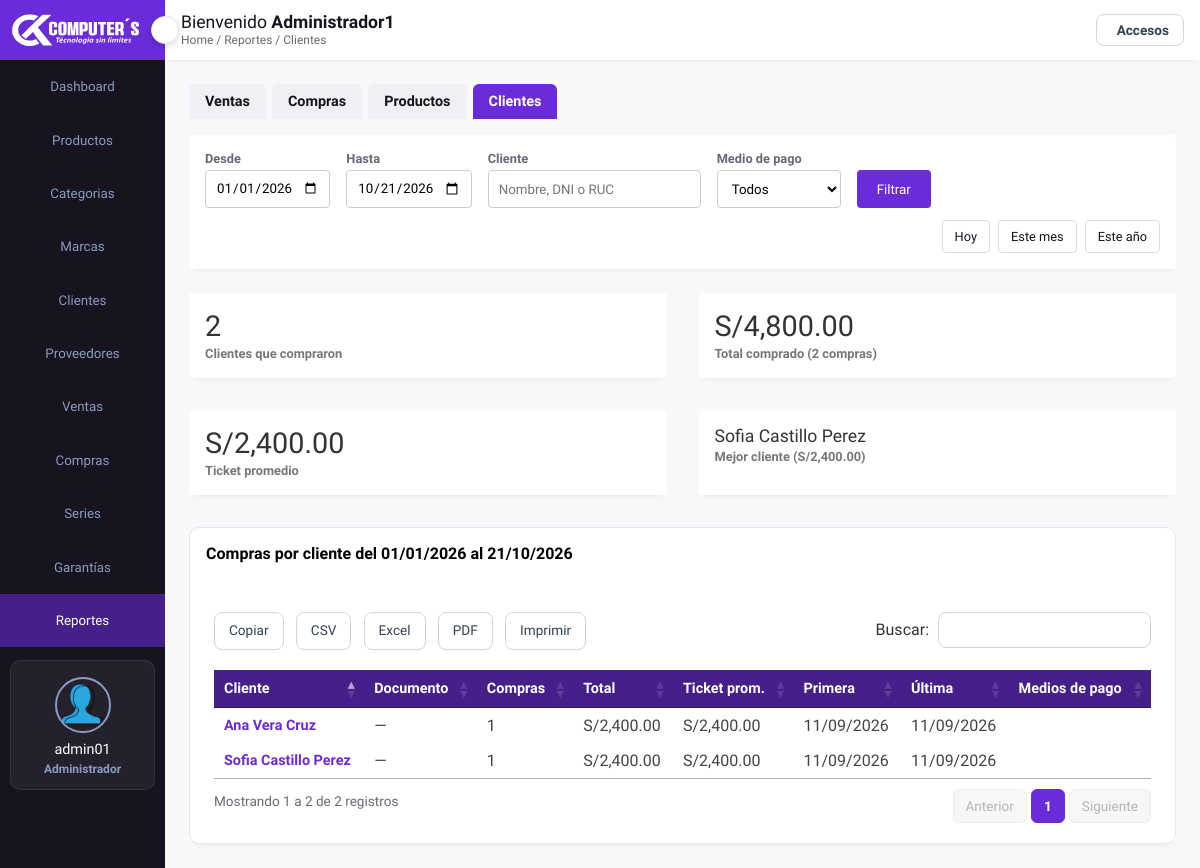
The app's page /frontend/reportes/clientes.php (signed in), older data.
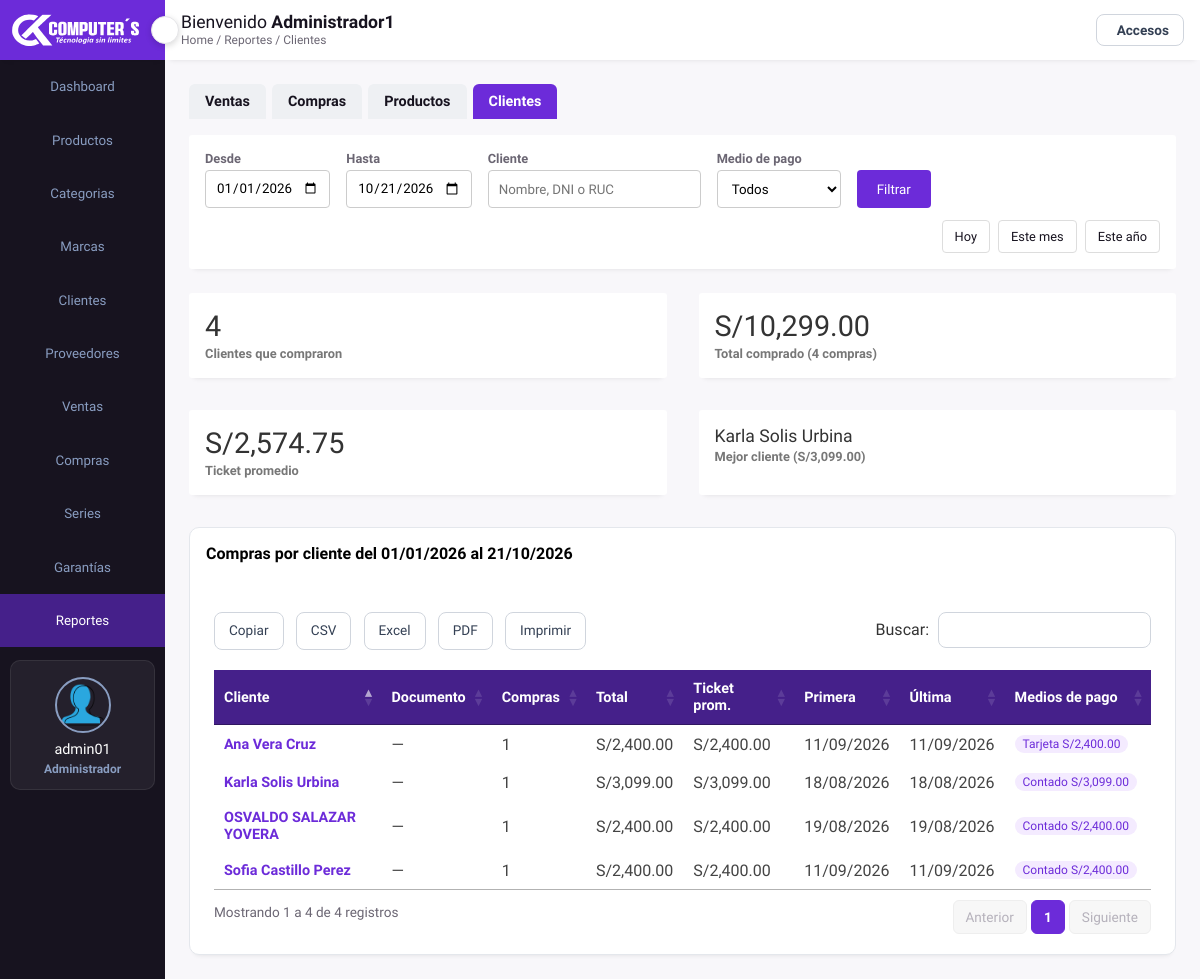
The same page, newer data.
### tables this page shows
CREATE TABLE `orders` (
  `idord` int(11) NOT NULL AUTO_INCREMENT,
  `user_id` int(11) NOT NULL,
  `idcli` int(11) DEFAULT NULL,
  `nomcl` text NOT NULL,
  `method` varchar(50) NOT NULL,
  `total_products` text NOT NULL,
  `total_price` decimal(10,2) NOT NULL,
  `subtotal_sin_igv` decimal(10,2) NOT NULL DEFAULT 0.00,
  `igv` decimal(10,2) NOT NULL DEFAULT 0.00,
  `placed_on` datetime NOT NULL,
  `payment_status` varchar(20) NOT NULL,
  `anulada` tinyint(1) NOT NULL DEFAULT 0,
  `anulada_on` datetime DEFAULT NULL,
  `motivo_anulacion` varchar(255) DEFAULT NULL,
  `reemplaza_a` int(11) DEFAULT NULL,
  `tipc` varchar(15) NOT NULL,
  `idserie` int(11) DEFAULT NULL,
  `serie` char(4) DEFAULT NULL,
  `numero` int(10) unsigned DEFAULT NULL,
  `doc_tipo` varchar(10) DEFAULT NULL,
  `doc_num` varchar(11) DEFAULT NULL,
  PRIMARY KEY (`idord`),
  UNIQUE KEY `uq_orders_comprobante` (`serie`,`numero`),
  KEY `orders_ibfk_1` (`user_id`),
  KEY `idx_orders_cliente` (`idcli`),
  KEY `idx_orders_serie` (`idserie`),
  KEY `idx_orders_reemplaza` (`reemplaza_a`),
  CONSTRAINT `orders_ibfk_1` FOREIGN KEY (`user_id`) REFERENCES `usuarios` (`id`),
  CONSTRAINT `orders_ibfk_2` FOREIGN KEY (`idcli`) REFERENCES `clientes` (`idcli`) ON UPDATE CASCADE,
  CONSTRAINT `orders_ibfk_3` FOREIGN KEY (`idserie`) REFERENCES `series` (`idserie`),
  CONSTRAINT `orders_ibfk_4` FOREIGN KEY (`reemplaza_a`) REFERENCES `orders` (`idord`)
);

### backend/config/auth.php (called while the page is built, shortened)
<?php
require_once __DIR__ . '/roles.php';
require_once __DIR__ . '/helpers.php';
function hay_sesion()
{
    return isset($_SESSION['id'], $_SESSION['rol']);
}
function rol_actual()
{
    return (int)($_SESSION['rol'] ?? 0);
}
function puede($permiso)
{
    return hay_sesion() && rol_tiene_permiso(rol_actual(), $permiso);
}

### backend/config/roles.php (called while the page is built, shortened)
<?php
$PERMISOS = [
    ROL_ADMINISTRADOR => [
        'ventas', 'ventas_anular', 'compras', 'compras_anular', 'productos', 'productos_ed', 'productos_el',
        'clientes', 'proveedores', 'catalogos', 'usuarios', 'series', 'garantias', 'reportes',
    ],
    ROL_CAJERO => [
        'ventas', 'productos', 'clientes', 'garantias',
    ],
    ROL_EMPLEADO => [
        'compras', 'productos', 'productos_ed', 'proveedores', 'catalogos', 'garantias',
    ],
];
function rol_tiene_permiso($rol, $permiso)
{
    global $PERMISOS;
    return in_array($permiso, $PERMISOS[(int)$rol] ?? [], true);
}

### backend/config/helpers.php (called while the page is built, shortened)
<?php
function e($valor)
{
    return htmlspecialchars((string)$valor, ENT_QUOTES, 'UTF-8');
}

### frontend/reportes/clientes.php (the view, shortened to what the changed rows need)
<?php
require_once __DIR__ . '/../../backend/config/app.php';
require __DIR__ . '/comun.php';
$metodos = ['' => 'Todos'] + array_combine(METODOS_PAGO, METODOS_PAGO);
$where  = 'o.anulada = 0 AND o.placed_on >= :desde AND o.placed_on < :hasta';
$params = $rango;
$ventas = $connect->prepare(
    "SELECT o.idord, o.idcli, o.nomcl, o.doc_tipo, o.doc_num, o.total_price, o.placed_on,
            COALESCE(CONCAT('c', o.idcli), CONCAT('d', o.doc_num), CONCAT('n', o.nomcl)) AS clave
       FROM orders o
      WHERE $where
      ORDER BY o.placed_on"
);
$ventas->execute($params);
$ventas = $ventas->fetchAll();
$clientes = [];
foreach ($ventas as $v) {
    if (!isset($clientes[$v->clave])) {
        $clientes[$v->clave] = (object)[
            'nombre' => $v->nomcl, 'doc' => $v->doc_num ? $v->doc_tipo . ' ' . $v->doc_num : '',
            'compras' => 0, 'total' => 0, 'primera' => $v->placed_on, 'ultima' => $v->placed_on, 'medios' => [],
        ];
    }
    $c = $clientes[$v->clave];
    $c->ultima = $v->placed_on;
}
uasort($clientes, function ($a, $b) { return $b->total <=> $a->total; });
$totalGeneral = array_sum(array_map(function ($c) { return $c->total; }, $clientes));
$comprasTotal = array_sum(array_map(function ($c) { return $c->compras; }, $clientes));
$mejor = $clientes ? reset($clientes) : null;
$seccion = 'reportes';
$tablas = true;
require __DIR__ . '/../layout/cabecera.php';
?>
            <div class="page-content">
                <?php pestanas_reportes('clientes'); ?>
                <form class="filtros" method="GET" action="">
                    <span class="atajos">
<?php foreach ($atajos as $texto => [$d, $h]): ?>
                        <a href="<?php echo url_atajo($d, $h); ?>"><?php echo $texto; ?></a>
<?php endforeach; ?>
                    </span>
                </form>
                <div class="analytics">
                    <div class="card">
                        <div class="card-head">
                            <h2><?php echo count($clientes); ?></h2>
                        </div>
                    </div>
                    <div class="card">
                        <div class="card-head">
                            <h2>S/<?php echo number_format($totalGeneral, 2); ?></h2>
                        </div>
                        <div class="card-progress"><small>Total comprado (<?php echo $comprasTotal; ?> compras)</small></div>
                    </div>
                    <div class="card">
                        <div class="card-head">
                            <h2>S/<?php echo number_format($comprasTotal ? $totalGeneral / $comprasTotal : 0, 2); ?></h2>
                        </div>
                    </div>
                    <div class="card">
                        <div class="card-head">
                            <h2 class="texto-largo"><?php echo $mejor ? e($mejor->nombre) : '—'; ?></h2>
                        </div>
                        <div class="card-progress"><small>Mejor cliente<?php echo $mejor ? ' (S/' . number_format($mejor->total, 2) . ')' : ''; ?></small></div>
                    </div>
                </div>
                <div class="records table-responsive">
                    <div class="record-header">
                        <h3>Compras por cliente del <?php echo date('d/m/Y', strtotime($desde)); ?> al <?php echo date('d/m/Y', strtotime($hasta)); ?></h3>
                    </div>
                    <div>
<?php if ($clientes): ?>
                        <table width="100%" id="example">
                            <thead>
                                <tr>
                                    <th><span class="las la-sort"></span>Cliente</th>
                                    <th><span class="las la-sort"></span>Documento</th>
                                    <th><span class="las la-sort"></span>Compras</th>
                                    <th><span class="las la-sort"></span>Total</th>
                                    <th><span class="las la-sort"></span>Ticket prom.</th>
                                    <th><span class="las la-sort"></span>Primera</th>
                                    <th><span class="las la-sort"></span>Última</th>
                                    <th>Medios de pago</th>
                                </tr>
                            </thead>
                            <tbody>
<?php foreach ($clientes as $c): ?>
                                <tr>
                                    <td><?php echo e($c->nombre); ?></td>
                                    <td><?php echo e($c->doc ?: '—'); ?></td>
                                    <td><?php echo $c->compras; ?></td>
                                    <td data-order="<?php echo $c->total; ?>">S/<?php echo number_format($c->total, 2); ?></td>
                                    <td data-order="<?php echo $c->total / $c->compras; ?>">S/<?php echo number_format($c->total / $c->compras, 2); ?></td>
                                    <td data-order="<?php echo e($c->primera); ?>"><?php echo date('d/m/Y', strtotime($c->primera)); ?></td>
                                    <td data-order="<?php echo e($c->ultima); ?>"><?php echo date('d/m/Y', strtotime($c->ultima)); ?></td>
                                    <td>
<?php foreach ($c->medios as $m => $monto): ?>
                                        <span class="medio-pago"><?php echo e($m); ?> S/<?php echo number_format($monto, 2); ?></span>
<?php endforeach; ?>
                                    </td>
                                </tr>
<?php endforeach; ?>
                            </tbody>
                        </table>
<?php else: ?>
                        <p class="sin-datos">No hay compras de clientes con estos filtros.</p>
<?php endif; ?>
                    </div>
                </div>
            </div>
<?php require __DIR__ . '/../layout/pie.php'; ?>
</body>
</html>

### frontend/layout/cabecera.php (shortened to what the changed rows need)
<?php
$tablas = $tablas ?? false;
$MENU = [
    'dashboard'   => ['reportes',    'administrador/escritorio.php', 'la-home',          'Dashboard'],
    'productos'   => ['productos',   'productos/mostrar.php',        'la-shopping-cart', 'Productos'],
    'categorias'  => ['catalogos',   'categorias/mostrar.php',       'la-paperclip',     'Categorias'],
    'marcas'      => ['catalogos',   'marcas/mostrar.php',           'la-tags',          'Marcas'],
    'clientes'    => ['clientes',    'clientes/mostrar.php',         'la-user-friends',  'Clientes'],
    'proveedores' => ['proveedores', 'proveedores/mostrar.php',      'la-user-friends',  'Proveedores'],
    'ventas'      => ['ventas',      'ventas/mostrar.php',           'la-money-bill',    'Ventas'],
    'compras'     => ['compras',     'compra/mostrar.php',           'la-store',         'Compras'],
    'series'      => ['series',      'series/mostrar.php',           'la-file-invoice',  'Series'],
    'garantias'   => ['garantias',   'garantias/mostrar.php',        'la-tools',         'Garantías'],
    'reportes'    => ['reportes',    'reportes/ventas.php',          'la-chart-bar',     'Reportes'],
];
?>
<!DOCTYPE html>
<html lang="es">
<head>
    <link rel="stylesheet" href="../../backend/css/admin.css">
    <link rel="stylesheet" href="https://maxst.icons8.com/vue-static/landings/line-awesome/line-awesome/1.3.0/css/line-awesome.min.css">
<?php if ($tablas): ?>
    <link rel="stylesheet" type="text/css" href="../../backend/css/datatable.css">
    <link rel="stylesheet" type="text/css" href="../../backend/css/buttonsdataTables.css">
    <link rel="stylesheet" type="text/css" href="../../backend/css/tablas.css">
<?php endif; ?>
</head>
<body>
    <div class="sidebar">
        <div class="side-content">
            <div class="side-menu">
                <ul>
<?php foreach ($MENU as $clave => [$permiso, $ruta, $icono, $texto]): ?>
<?php if (puede($permiso)): ?>
                    <li>
                        <a href="../<?php echo $ruta; ?>"<?php echo $clave === $seccion ? ' class="active"' : ''; ?>>
                            <small><?php echo $texto; ?></small>
                        </a>
                    </li>
<?php endif; ?>
<?php endforeach; ?>
                </ul>
            </div>
        </div>
    </div>
    <div class="main-content">
        <header>
            <div class="header-content">
                <div class="saludo">
                    <h1>Bienvenido <strong><?php echo e($_SESSION['nombre']); ?></strong></h1>
                </div>
            </div>
        </header>
        <main>

### frontend/reportes/comun.php (shortened to what the changed rows need)
<?php
function url_atajo($d, $h)
{
    return '?' . e(http_build_query(array_merge($_GET, ['desde' => $d, 'hasta' => $h])));
}
function pestanas_reportes($actual)
{
    $pestanas = [
        'ventas'    => ['ventas.php', 'la-receipt', 'Ventas'],
        'compras'   => ['compras.php', 'la-store', 'Compras'],
        'productos' => ['productos.php', 'la-box', 'Productos'],
        'clientes'  => ['clientes.php', 'la-user-friends', 'Clientes'],
    ];
    echo '<nav class="pestanas-reportes">';
    foreach ($pestanas as $clave => [$url, $icono, $texto]) {
        echo '<a href="' . $url . '"' . ($clave === $actual ? ' class="activa"' : '') . '><span class="las ' . $icono . '"></span> ' . $texto . '</a>';
    }
    echo '</nav>';
}

Row changes from the older to the newer data that the page shows:
now on this page (row edited): orders: nomcl "Karla Solis Urbina", doc "—", compras "1", total "3,099.00", compras "3,099.00", placed_on "18/08/2026", m "Contado", monto "3,099.00"
now on this page (row edited): orders: nomcl "OSVALDO SALAZAR YOVERA", doc "—", compras "1", total "2,400.00", compras "2,400.00", placed_on "19/08/2026", m "Contado", monto "2,400.00"
Text that changed along with them:
count($clientes): "2" → "4"
$totalGeneral: "4,800.00" → "10,299.00"
$comprasTotal: "2" → "4"
$comprasTotal ? $totalGeneral / $comprasTotal : 0: "2,400.00" → "2,574.75"
$mejor->total: "2,400.00" → "3,099.00"
text written by a page script: "Copiar CSV Excel PDF Imprimir Buscar: Mostrando 1 a 2 de 2 registros Anterior 1 Siguiente" → "Copiar CSV Excel PDF Imprimir Buscar: Mostrando 1 a 4 de 4 registros Anterior 1 Siguiente"
$mejor->nombre: "Sofia Castillo Perez" → "Karla Solis Urbina"
new list line: "Contado S/ 2,400.00"
new list line: "Tarjeta S/ 2,400.00"
